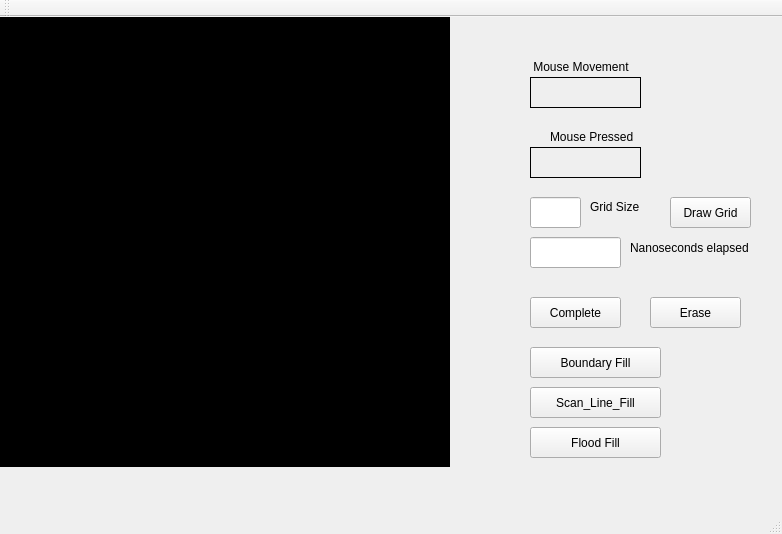
<?xml version="1.0" encoding="UTF-8"?>
<ui version="4.0">
 <class>MainWindow</class>
 <widget class="QMainWindow" name="MainWindow">
  <property name="geometry">
   <rect>
    <x>0</x>
    <y>0</y>
    <width>782</width>
    <height>534</height>
   </rect>
  </property>
  <property name="windowTitle">
   <string>MainWindow</string>
  </property>
  <widget class="QWidget" name="centralWidget">
   <widget class="my_label" name="frame">
    <property name="geometry">
     <rect>
      <x>0</x>
      <y>0</y>
      <width>450</width>
      <height>450</height>
     </rect>
    </property>
    <property name="mouseTracking">
     <bool>true</bool>
    </property>
    <property name="styleSheet">
     <string notr="true">background-color: rgb(0, 0, 0);</string>
    </property>
    <property name="frameShape">
     <enum>QFrame::Box</enum>
    </property>
    <property name="text">
     <string/>
    </property>
   </widget>
   <widget class="QLabel" name="mouse_movement">
    <property name="geometry">
     <rect>
      <x>530</x>
      <y>60</y>
      <width>111</width>
      <height>31</height>
     </rect>
    </property>
    <property name="frameShape">
     <enum>QFrame::Panel</enum>
    </property>
    <property name="text">
     <string/>
    </property>
   </widget>
   <widget class="QLabel" name="label_3">
    <property name="geometry">
     <rect>
      <x>520</x>
      <y>40</y>
      <width>141</width>
      <height>20</height>
     </rect>
    </property>
    <property name="text">
     <string>    Mouse Movement</string>
    </property>
   </widget>
   <widget class="QLabel" name="mouse_pressed">
    <property name="geometry">
     <rect>
      <x>530</x>
      <y>130</y>
      <width>111</width>
      <height>31</height>
     </rect>
    </property>
    <property name="frameShape">
     <enum>QFrame::Panel</enum>
    </property>
    <property name="text">
     <string/>
    </property>
   </widget>
   <widget class="QLabel" name="label_5">
    <property name="geometry">
     <rect>
      <x>550</x>
      <y>110</y>
      <width>111</width>
      <height>20</height>
     </rect>
    </property>
    <property name="text">
     <string>Mouse Pressed</string>
    </property>
   </widget>
   <widget class="QPushButton" name="Draw">
    <property name="geometry">
     <rect>
      <x>670</x>
      <y>180</y>
      <width>81</width>
      <height>31</height>
     </rect>
    </property>
    <property name="text">
     <string>Draw Grid</string>
    </property>
   </widget>
   <widget class="QLineEdit" name="lineEdit">
    <property name="geometry">
     <rect>
      <x>530</x>
      <y>180</y>
      <width>51</width>
      <height>31</height>
     </rect>
    </property>
   </widget>
   <widget class="QLabel" name="label_6">
    <property name="geometry">
     <rect>
      <x>590</x>
      <y>180</y>
      <width>61</width>
      <height>20</height>
     </rect>
    </property>
    <property name="text">
     <string>Grid Size</string>
    </property>
   </widget>
   <widget class="QPushButton" name="pushButton">
    <property name="geometry">
     <rect>
      <x>530</x>
      <y>330</y>
      <width>131</width>
      <height>31</height>
     </rect>
    </property>
    <property name="text">
     <string>Boundary Fill</string>
    </property>
   </widget>
   <widget class="QLineEdit" name="lineEdit_2">
    <property name="geometry">
     <rect>
      <x>530</x>
      <y>220</y>
      <width>91</width>
      <height>31</height>
     </rect>
    </property>
   </widget>
   <widget class="QLabel" name="label_7">
    <property name="geometry">
     <rect>
      <x>630</x>
      <y>220</y>
      <width>151</width>
      <height>21</height>
     </rect>
    </property>
    <property name="text">
     <string>Nanoseconds elapsed</string>
    </property>
   </widget>
   <widget class="QPushButton" name="pushButton_2">
    <property name="geometry">
     <rect>
      <x>530</x>
      <y>280</y>
      <width>91</width>
      <height>31</height>
     </rect>
    </property>
    <property name="text">
     <string>Complete</string>
    </property>
   </widget>
   <widget class="QPushButton" name="pushButton_3">
    <property name="geometry">
     <rect>
      <x>650</x>
      <y>280</y>
      <width>91</width>
      <height>31</height>
     </rect>
    </property>
    <property name="text">
     <string>Erase</string>
    </property>
   </widget>
   <widget class="QPushButton" name="pushButton_4">
    <property name="geometry">
     <rect>
      <x>530</x>
      <y>370</y>
      <width>131</width>
      <height>31</height>
     </rect>
    </property>
    <property name="text">
     <string>Scan_Line_Fill</string>
    </property>
   </widget>
   <widget class="QPushButton" name="pushButton_5">
    <property name="geometry">
     <rect>
      <x>530</x>
      <y>410</y>
      <width>131</width>
      <height>31</height>
     </rect>
    </property>
    <property name="text">
     <string>Flood Fill</string>
    </property>
   </widget>
  </widget>
  <widget class="QMenuBar" name="menuBar">
   <property name="geometry">
    <rect>
     <x>0</x>
     <y>0</y>
     <width>782</width>
     <height>22</height>
    </rect>
   </property>
  </widget>
  <widget class="QToolBar" name="mainToolBar">
   <attribute name="toolBarArea">
    <enum>TopToolBarArea</enum>
   </attribute>
   <attribute name="toolBarBreak">
    <bool>false</bool>
   </attribute>
  </widget>
  <widget class="QStatusBar" name="statusBar"/>
 </widget>
 <layoutdefault spacing="6" margin="11"/>
 <customwidgets>
  <customwidget>
   <class>my_label</class>
   <extends>QLabel</extends>
   <header location="global">my_label.h</header>
  </customwidget>
 </customwidgets>
 <resources/>
 <connections/>
</ui>
